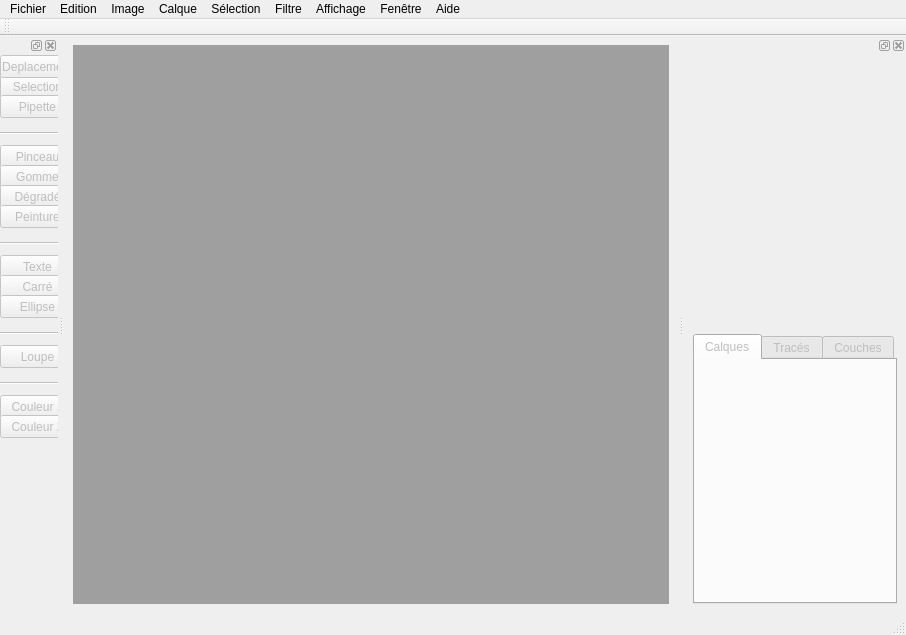
<?xml version="1.0" encoding="UTF-8"?>
<ui version="4.0">
 <class>MainWindow</class>
 <widget class="QMainWindow" name="MainWindow">
  <property name="geometry">
   <rect>
    <x>0</x>
    <y>0</y>
    <width>906</width>
    <height>635</height>
   </rect>
  </property>
  <property name="windowTitle">
   <string>MainWindow</string>
  </property>
  <widget class="QWidget" name="centralwidget">
   <layout class="QVBoxLayout" name="verticalLayout">
    <item>
     <widget class="QMdiArea" name="mdiArea">
      <property name="sizePolicy">
       <sizepolicy hsizetype="Expanding" vsizetype="Expanding">
        <horstretch>0</horstretch>
        <verstretch>0</verstretch>
       </sizepolicy>
      </property>
      <property name="viewMode">
       <enum>QMdiArea::TabbedView</enum>
      </property>
      <property name="documentMode">
       <bool>true</bool>
      </property>
     </widget>
    </item>
   </layout>
  </widget>
  <widget class="QMenuBar" name="menubar">
   <property name="geometry">
    <rect>
     <x>0</x>
     <y>0</y>
     <width>906</width>
     <height>20</height>
    </rect>
   </property>
   <widget class="QMenu" name="menuFichier">
    <property name="title">
     <string>Fichier</string>
    </property>
    <widget class="QMenu" name="menuOuvrir_les_fichiers_recents">
     <property name="title">
      <string>Ouvrir les fichiers récents</string>
     </property>
     <addaction name="actionFichier_drw"/>
    </widget>
    <addaction name="actionNouveau"/>
    <addaction name="actionOuvrir"/>
    <addaction name="actionOuvrir_sous"/>
    <addaction name="menuOuvrir_les_fichiers_recents"/>
    <addaction name="separator"/>
    <addaction name="actionFermer"/>
    <addaction name="actionTout_Fermer"/>
    <addaction name="actionEnregistrer"/>
    <addaction name="actionEnregistrer_sous"/>
    <addaction name="separator"/>
    <addaction name="actionQuitter"/>
   </widget>
   <widget class="QMenu" name="menuEdition">
    <property name="title">
     <string>Edition</string>
    </property>
    <addaction name="actionAnnuler"/>
    <addaction name="actionAller_vers_l_avant"/>
    <addaction name="actionAller_vers_l_arriere"/>
    <addaction name="separator"/>
    <addaction name="actionCouper"/>
    <addaction name="actionCopier"/>
    <addaction name="actionColler"/>
    <addaction name="actionColler_2"/>
    <addaction name="actionEffacer"/>
    <addaction name="separator"/>
    <addaction name="actionPr_f_rences"/>
   </widget>
   <widget class="QMenu" name="menuImage">
    <property name="title">
     <string>Image</string>
    </property>
    <addaction name="actionMode"/>
    <addaction name="separator"/>
    <addaction name="actionR_glages"/>
    <addaction name="separator"/>
    <addaction name="actionTaille_de_l_image"/>
    <addaction name="actionRotation_de_l_image"/>
    <addaction name="separator"/>
    <addaction name="actionDupliquer"/>
   </widget>
   <widget class="QMenu" name="menuCalque">
    <property name="title">
     <string>Calque</string>
    </property>
    <addaction name="actionNouveau_calque"/>
    <addaction name="actionDupliquer_le_calque"/>
    <addaction name="actionSupprimer"/>
    <addaction name="separator"/>
    <addaction name="actionRenommer_le_calque"/>
    <addaction name="actionStyle_de_Calque"/>
    <addaction name="separator"/>
    <addaction name="actionFusssionner_les_calques"/>
    <addaction name="actionFussionner_les_calques_visibles"/>
   </widget>
   <widget class="QMenu" name="menuSelection">
    <property name="title">
     <string>Sélection</string>
    </property>
    <addaction name="actionTout_selectionner"/>
    <addaction name="actionDeselectionner"/>
    <addaction name="actionReselectionner"/>
    <addaction name="separator"/>
    <addaction name="actionTous_les_calques"/>
    <addaction name="actionDeselectionner_les_calques"/>
   </widget>
   <widget class="QMenu" name="menuFiltre">
    <property name="title">
     <string>Filtre</string>
    </property>
    <addaction name="actionAttenuation"/>
    <addaction name="actionBruit"/>
    <addaction name="actionDeformation"/>
    <addaction name="actionEsthetiques"/>
    <addaction name="actionPixellisation"/>
    <addaction name="actionRendu"/>
    <addaction name="actionRenforcement"/>
    <addaction name="actionVideo"/>
    <addaction name="actionDivers"/>
   </widget>
   <widget class="QMenu" name="menuAffichage">
    <property name="title">
     <string>Affichage</string>
    </property>
    <widget class="QMenu" name="menuMode_d_affichage">
     <property name="title">
      <string>Mode d'affichage</string>
     </property>
     <addaction name="actionRien"/>
    </widget>
    <addaction name="actionZoom_Avant"/>
    <addaction name="actionZoom_Arriere"/>
    <addaction name="actionTaille_Ecran"/>
    <addaction name="actionTaille_reel_des_pixels"/>
    <addaction name="separator"/>
    <addaction name="menuMode_d_affichage"/>
    <addaction name="separator"/>
    <addaction name="actionRegles"/>
   </widget>
   <widget class="QMenu" name="menuFenetre">
    <property name="title">
     <string>Fenêtre</string>
    </property>
    <addaction name="actionCalques"/>
    <addaction name="actionCouleurs"/>
    <addaction name="actionHistorique"/>
   </widget>
   <widget class="QMenu" name="menuAide">
    <property name="title">
     <string>Aide</string>
    </property>
    <addaction name="actionAide_Dessin"/>
    <addaction name="actionA_propos_de_Dessin"/>
    <addaction name="actionA_propos_de_Qt"/>
   </widget>
   <addaction name="menuFichier"/>
   <addaction name="menuEdition"/>
   <addaction name="menuImage"/>
   <addaction name="menuCalque"/>
   <addaction name="menuSelection"/>
   <addaction name="menuFiltre"/>
   <addaction name="menuAffichage"/>
   <addaction name="menuFenetre"/>
   <addaction name="menuAide"/>
  </widget>
  <widget class="QStatusBar" name="statusbar"/>
  <widget class="QToolBar" name="toolBar">
   <property name="windowTitle">
    <string>toolBar_3</string>
   </property>
   <attribute name="toolBarArea">
    <enum>TopToolBarArea</enum>
   </attribute>
   <attribute name="toolBarBreak">
    <bool>false</bool>
   </attribute>
  </widget>
  <widget class="QDockWidget" name="dockWidget">
   <property name="enabled">
    <bool>false</bool>
   </property>
   <property name="sizePolicy">
    <sizepolicy hsizetype="Preferred" vsizetype="Preferred">
     <horstretch>1</horstretch>
     <verstretch>0</verstretch>
    </sizepolicy>
   </property>
   <attribute name="dockWidgetArea">
    <number>1</number>
   </attribute>
   <widget class="QWidget" name="dockWidgetContents">
    <widget class="QPushButton" name="pBSelection">
     <property name="enabled">
      <bool>false</bool>
     </property>
     <property name="geometry">
      <rect>
       <x>0</x>
       <y>20</y>
       <width>75</width>
       <height>23</height>
      </rect>
     </property>
     <property name="text">
      <string>Selection</string>
     </property>
    </widget>
    <widget class="QPushButton" name="pBPipette">
     <property name="enabled">
      <bool>false</bool>
     </property>
     <property name="geometry">
      <rect>
       <x>0</x>
       <y>40</y>
       <width>75</width>
       <height>23</height>
      </rect>
     </property>
     <property name="text">
      <string>Pipette</string>
     </property>
    </widget>
    <widget class="QPushButton" name="pBPinceau">
     <property name="enabled">
      <bool>false</bool>
     </property>
     <property name="geometry">
      <rect>
       <x>0</x>
       <y>90</y>
       <width>75</width>
       <height>23</height>
      </rect>
     </property>
     <property name="text">
      <string>Pinceau</string>
     </property>
    </widget>
    <widget class="QPushButton" name="pBGomme">
     <property name="enabled">
      <bool>false</bool>
     </property>
     <property name="geometry">
      <rect>
       <x>0</x>
       <y>110</y>
       <width>75</width>
       <height>23</height>
      </rect>
     </property>
     <property name="text">
      <string>Gomme</string>
     </property>
    </widget>
    <widget class="QPushButton" name="pBDegrade">
     <property name="enabled">
      <bool>false</bool>
     </property>
     <property name="geometry">
      <rect>
       <x>0</x>
       <y>130</y>
       <width>75</width>
       <height>23</height>
      </rect>
     </property>
     <property name="text">
      <string>Dégradé</string>
     </property>
    </widget>
    <widget class="QPushButton" name="pBPeinture">
     <property name="enabled">
      <bool>false</bool>
     </property>
     <property name="geometry">
      <rect>
       <x>0</x>
       <y>150</y>
       <width>75</width>
       <height>23</height>
      </rect>
     </property>
     <property name="text">
      <string>Peinture</string>
     </property>
    </widget>
    <widget class="QPushButton" name="pBTexte">
     <property name="enabled">
      <bool>false</bool>
     </property>
     <property name="geometry">
      <rect>
       <x>0</x>
       <y>200</y>
       <width>75</width>
       <height>23</height>
      </rect>
     </property>
     <property name="text">
      <string>Texte</string>
     </property>
    </widget>
    <widget class="QPushButton" name="pBCarre">
     <property name="enabled">
      <bool>false</bool>
     </property>
     <property name="geometry">
      <rect>
       <x>0</x>
       <y>220</y>
       <width>75</width>
       <height>23</height>
      </rect>
     </property>
     <property name="text">
      <string>Carré</string>
     </property>
    </widget>
    <widget class="QPushButton" name="pBEllipse">
     <property name="enabled">
      <bool>false</bool>
     </property>
     <property name="geometry">
      <rect>
       <x>0</x>
       <y>240</y>
       <width>75</width>
       <height>23</height>
      </rect>
     </property>
     <property name="text">
      <string>Ellipse</string>
     </property>
    </widget>
    <widget class="QPushButton" name="pBLoupe">
     <property name="enabled">
      <bool>false</bool>
     </property>
     <property name="geometry">
      <rect>
       <x>0</x>
       <y>290</y>
       <width>75</width>
       <height>23</height>
      </rect>
     </property>
     <property name="text">
      <string>Loupe</string>
     </property>
    </widget>
    <widget class="QPushButton" name="pBDeplacement">
     <property name="enabled">
      <bool>false</bool>
     </property>
     <property name="geometry">
      <rect>
       <x>0</x>
       <y>0</y>
       <width>75</width>
       <height>23</height>
      </rect>
     </property>
     <property name="text">
      <string>Deplacement</string>
     </property>
    </widget>
    <widget class="Line" name="line">
     <property name="geometry">
      <rect>
       <x>0</x>
       <y>70</y>
       <width>71</width>
       <height>16</height>
      </rect>
     </property>
     <property name="orientation">
      <enum>Qt::Horizontal</enum>
     </property>
    </widget>
    <widget class="Line" name="line_2">
     <property name="geometry">
      <rect>
       <x>0</x>
       <y>180</y>
       <width>71</width>
       <height>16</height>
      </rect>
     </property>
     <property name="orientation">
      <enum>Qt::Horizontal</enum>
     </property>
    </widget>
    <widget class="Line" name="line_3">
     <property name="geometry">
      <rect>
       <x>0</x>
       <y>270</y>
       <width>71</width>
       <height>16</height>
      </rect>
     </property>
     <property name="orientation">
      <enum>Qt::Horizontal</enum>
     </property>
    </widget>
    <widget class="QPushButton" name="pBColor1">
     <property name="enabled">
      <bool>false</bool>
     </property>
     <property name="geometry">
      <rect>
       <x>0</x>
       <y>340</y>
       <width>75</width>
       <height>23</height>
      </rect>
     </property>
     <property name="text">
      <string>Couleur 1</string>
     </property>
    </widget>
    <widget class="Line" name="line_4">
     <property name="geometry">
      <rect>
       <x>0</x>
       <y>320</y>
       <width>71</width>
       <height>16</height>
      </rect>
     </property>
     <property name="orientation">
      <enum>Qt::Horizontal</enum>
     </property>
    </widget>
    <widget class="QPushButton" name="pBColor2">
     <property name="enabled">
      <bool>false</bool>
     </property>
     <property name="geometry">
      <rect>
       <x>0</x>
       <y>360</y>
       <width>75</width>
       <height>23</height>
      </rect>
     </property>
     <property name="text">
      <string>Couleur 2</string>
     </property>
    </widget>
   </widget>
  </widget>
  <widget class="QDockWidget" name="dockWidget_Right">
   <property name="enabled">
    <bool>false</bool>
   </property>
   <property name="sizePolicy">
    <sizepolicy hsizetype="Preferred" vsizetype="Preferred">
     <horstretch>0</horstretch>
     <verstretch>0</verstretch>
    </sizepolicy>
   </property>
   <property name="minimumSize">
    <size>
     <width>200</width>
     <height>88</height>
    </size>
   </property>
   <attribute name="dockWidgetArea">
    <number>2</number>
   </attribute>
   <widget class="QWidget" name="dockWidgetContents_2">
    <layout class="QVBoxLayout" name="verticalLayout_2">
     <item>
      <spacer name="verticalSpacer_10">
       <property name="orientation">
        <enum>Qt::Vertical</enum>
       </property>
       <property name="sizeHint" stdset="0">
        <size>
         <width>20</width>
         <height>150</height>
        </size>
       </property>
      </spacer>
     </item>
     <item>
      <widget class="QTabWidget" name="tabWidget">
       <property name="currentIndex">
        <number>0</number>
       </property>
       <widget class="QWidget" name="tab_Layout">
        <attribute name="title">
         <string>Calques</string>
        </attribute>
       </widget>
       <widget class="QWidget" name="tab_Traces">
        <attribute name="title">
         <string>Tracés</string>
        </attribute>
       </widget>
       <widget class="QWidget" name="tab_Couches">
        <attribute name="title">
         <string>Couches</string>
        </attribute>
       </widget>
      </widget>
     </item>
    </layout>
   </widget>
  </widget>
  <action name="actionNouveau">
   <property name="text">
    <string>Nouveau...</string>
   </property>
  </action>
  <action name="actionOuvrir">
   <property name="text">
    <string>Ouvrir...</string>
   </property>
  </action>
  <action name="actionOuvrir_sous">
   <property name="text">
    <string>Ouvrir sous...</string>
   </property>
  </action>
  <action name="actionFichier_drw">
   <property name="text">
    <string>Fichier.drw</string>
   </property>
  </action>
  <action name="actionFermer">
   <property name="text">
    <string>Fermer</string>
   </property>
  </action>
  <action name="actionTout_Fermer">
   <property name="text">
    <string>Tout Fermer</string>
   </property>
  </action>
  <action name="actionEnregistrer">
   <property name="text">
    <string>Enregistrer</string>
   </property>
  </action>
  <action name="actionEnregistrer_sous">
   <property name="text">
    <string>Enregistrer sous...</string>
   </property>
  </action>
  <action name="actionQuitter">
   <property name="text">
    <string>Quitter</string>
   </property>
  </action>
  <action name="actionAnnuler">
   <property name="text">
    <string>Annuler</string>
   </property>
  </action>
  <action name="actionAller_vers_l_avant">
   <property name="text">
    <string>Aller vers l'avant</string>
   </property>
  </action>
  <action name="actionAller_vers_l_arriere">
   <property name="text">
    <string>Aller vers l'arrière</string>
   </property>
  </action>
  <action name="actionCouper">
   <property name="text">
    <string>Couper</string>
   </property>
  </action>
  <action name="actionCopier">
   <property name="text">
    <string>Copier</string>
   </property>
  </action>
  <action name="actionColler">
   <property name="text">
    <string>Copier avec Fusion</string>
   </property>
  </action>
  <action name="actionColler_2">
   <property name="text">
    <string>Coller</string>
   </property>
  </action>
  <action name="actionEffacer">
   <property name="text">
    <string>Effacer</string>
   </property>
  </action>
  <action name="actionPr_f_rences">
   <property name="text">
    <string>Préférences</string>
   </property>
  </action>
  <action name="actionMode">
   <property name="text">
    <string>Mode</string>
   </property>
  </action>
  <action name="actionR_glages">
   <property name="text">
    <string>Réglages</string>
   </property>
  </action>
  <action name="actionTaille_de_l_image">
   <property name="text">
    <string>Taille de l'image</string>
   </property>
  </action>
  <action name="actionRotation_de_l_image">
   <property name="text">
    <string>Rotation de l'image</string>
   </property>
  </action>
  <action name="actionDupliquer">
   <property name="text">
    <string>Dupliquer</string>
   </property>
  </action>
  <action name="actionNouveau_calque">
   <property name="text">
    <string>Nouveau</string>
   </property>
  </action>
  <action name="actionDupliquer_le_calque">
   <property name="text">
    <string>Dupliquer le calque...</string>
   </property>
  </action>
  <action name="actionSupprimer">
   <property name="text">
    <string>Supprimer</string>
   </property>
  </action>
  <action name="actionRenommer_le_calque">
   <property name="text">
    <string>Renommer le calque</string>
   </property>
  </action>
  <action name="actionStyle_de_Calque">
   <property name="text">
    <string>Style de calque</string>
   </property>
  </action>
  <action name="actionFusssionner_les_calques">
   <property name="text">
    <string>Fussionner les calques</string>
   </property>
  </action>
  <action name="actionFussionner_les_calques_visibles">
   <property name="text">
    <string>Fussionner les calques visibles</string>
   </property>
  </action>
  <action name="actionTout_selectionner">
   <property name="text">
    <string>Tout sélectionner</string>
   </property>
  </action>
  <action name="actionDeselectionner">
   <property name="text">
    <string>Déselectionner</string>
   </property>
  </action>
  <action name="actionReselectionner">
   <property name="text">
    <string>Reselectionner</string>
   </property>
  </action>
  <action name="actionTous_les_calques">
   <property name="text">
    <string>Tous les calques</string>
   </property>
  </action>
  <action name="actionDeselectionner_les_calques">
   <property name="text">
    <string>Déselectionner les calques</string>
   </property>
  </action>
  <action name="actionAttenuation">
   <property name="text">
    <string>Atténuation</string>
   </property>
  </action>
  <action name="actionBruit">
   <property name="text">
    <string>Bruit</string>
   </property>
  </action>
  <action name="actionDeformation">
   <property name="text">
    <string>Déformation</string>
   </property>
  </action>
  <action name="actionEsthetiques">
   <property name="text">
    <string>Esthétiques</string>
   </property>
  </action>
  <action name="actionPixellisation">
   <property name="text">
    <string>Pixellisation</string>
   </property>
  </action>
  <action name="actionRendu">
   <property name="text">
    <string>Rendu</string>
   </property>
  </action>
  <action name="actionRenforcement">
   <property name="text">
    <string>Renforcement</string>
   </property>
  </action>
  <action name="actionVideo">
   <property name="text">
    <string>Vidéo</string>
   </property>
  </action>
  <action name="actionDivers">
   <property name="text">
    <string>Divers</string>
   </property>
  </action>
  <action name="actionZoom_Avant">
   <property name="text">
    <string>Zoom Avant</string>
   </property>
  </action>
  <action name="actionZoom_Arriere">
   <property name="text">
    <string>Zoom Arrière</string>
   </property>
  </action>
  <action name="actionTaille_Ecran">
   <property name="text">
    <string>Taille écran</string>
   </property>
  </action>
  <action name="actionTaille_reel_des_pixels">
   <property name="text">
    <string>Taille réel des pixels</string>
   </property>
  </action>
  <action name="actionRien">
   <property name="text">
    <string>Rien</string>
   </property>
  </action>
  <action name="actionRegles">
   <property name="text">
    <string>Règles</string>
   </property>
  </action>
  <action name="actionCalques">
   <property name="text">
    <string>Calques</string>
   </property>
  </action>
  <action name="actionCouleurs">
   <property name="text">
    <string>Couleurs</string>
   </property>
  </action>
  <action name="actionHistorique">
   <property name="text">
    <string>Historique</string>
   </property>
  </action>
  <action name="actionAide_Dessin">
   <property name="text">
    <string>Aide Dessin</string>
   </property>
  </action>
  <action name="actionA_propos_de_Dessin">
   <property name="text">
    <string>A propos de Dessin</string>
   </property>
  </action>
  <action name="actionA_propos_de_Qt">
   <property name="text">
    <string>A propos de Qt</string>
   </property>
  </action>
 </widget>
 <resources/>
 <connections/>
 <slots>
  <slot>Button1Released()</slot>
 </slots>
</ui>
